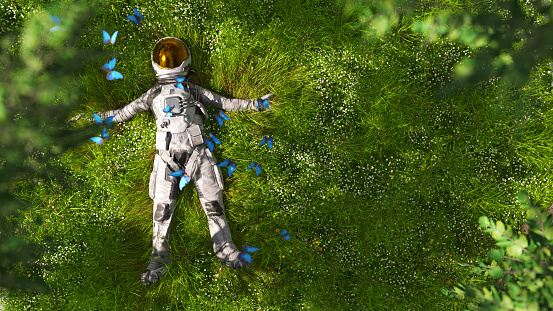
#> input picture demo.jpg, 553 x 311 px
$ python 9.Blurring.py
#> lines starting #> are read from the running program, lines starting #| are printed output that depends on the picture

import cv2 as cv

img = cv.imread('demo.jpg')
#> img is the input picture: shape (311, 553, 3); mean B, G, R 30.5, 92.1, 72
cv.imshow('Cats', img)

# Averaging
average = cv.blur(img, (3,3))
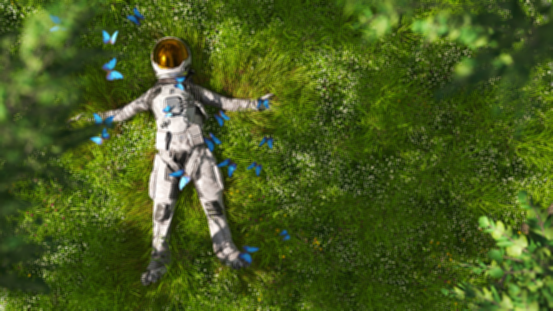
#> average: shape (311, 553, 3); mean B, G, R 30.5, 92.1, 72
cv.imshow('Average Blur', average)

# Gaussian Blur
gauss = cv.GaussianBlur(img, (3,3), 0)
cv.imshow('Gaussian Blur', gauss)

# Median Blur
median = cv.medianBlur(img, 3)
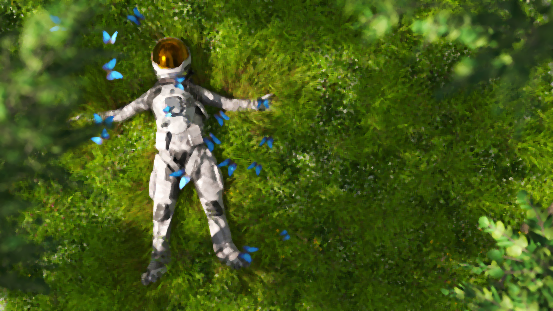
#> median: shape (311, 553, 3); mean B, G, R 26.4, 90.4, 69.3
cv.imshow('Median Blur', median)

# Bilateral
bilateral = cv.bilateralFilter(img, 10, 35, 25)
cv.imshow('Bilateral', bilateral)

cv.waitKey(0)
